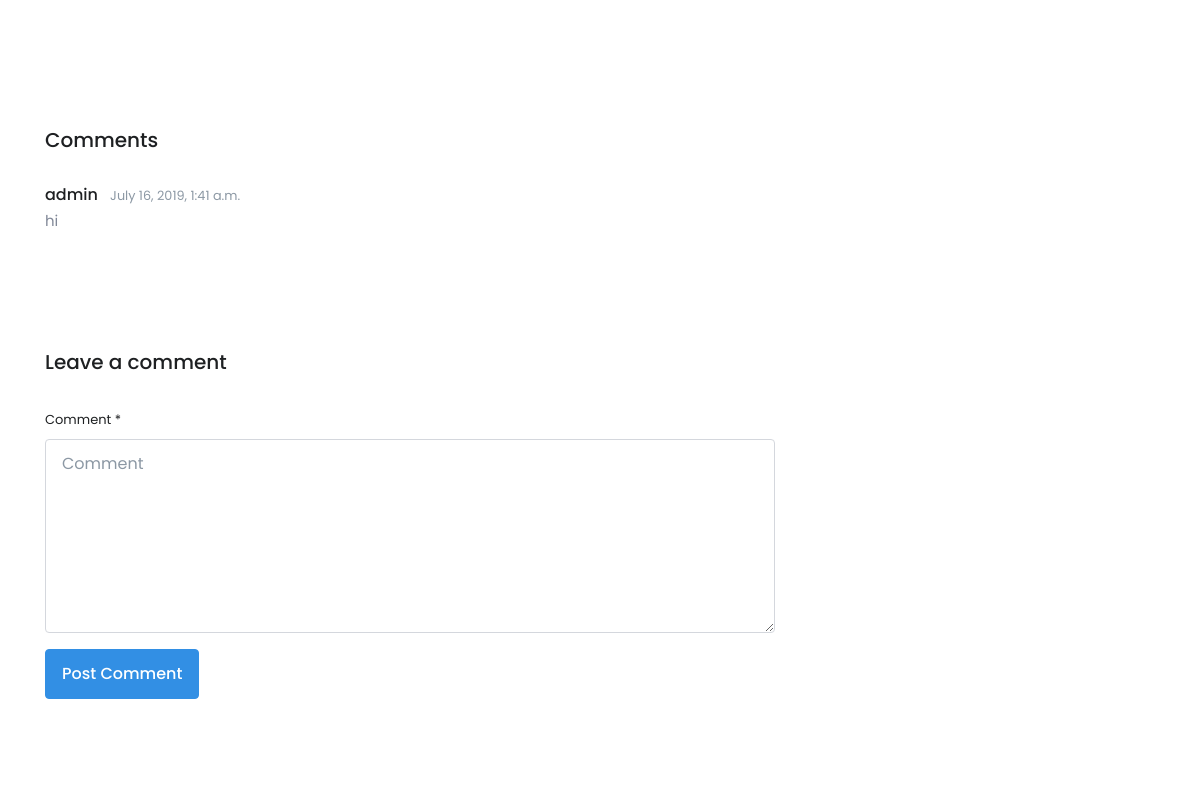
/blog_detail/flsa-overtime-wage-claim/ (middle part), run on an earlier commit of the app's database.
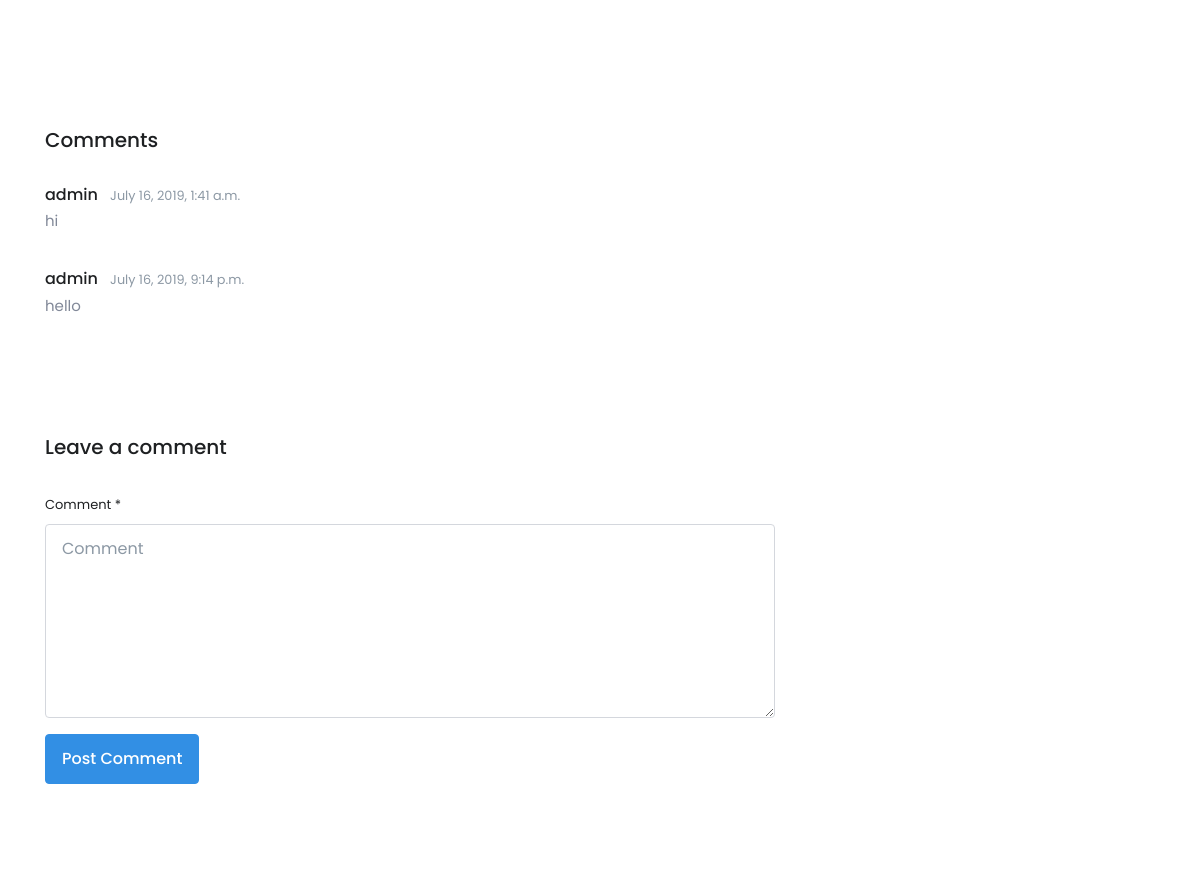
And on a later commit of the database.
### blogs/models.py (models this page shows)
class BaseModel(models.Model):
    created_at = models.DateTimeField(auto_now_add=True)
    updated_at = models.DateTimeField(auto_now=True)
    is_active = models.BooleanField(default=True)
    class Meta:
        abstract = True

class Comment(BaseModel):
    user = models.ForeignKey(settings.AUTH_USER_MODEL, on_delete=models.CASCADE)
    blog = models.ForeignKey(Blog, on_delete=models.CASCADE)
    content = models.TextField()
    def __str__(self):
        return self.content

### accounts/models.py (models this page shows, shortened)
class User(AbstractUser):
    first_name = models.CharField(max_length=150)
    last_name = models.CharField(max_length=150)
    profile_picture = models.ImageField(upload_to='profile-pictures/', blank=True)
    email = models.EmailField(unique=True, max_length=75)
    phone = PhoneNumberField(blank=True, default=None, null=True)
    address = models.CharField(null=True, default=None, max_length=150, blank=True)
    username = models.CharField(null=True, max_length=150, default=None, blank=True)
    company_name = models.CharField(max_length=200, default='')
    position_company = models.CharField(max_length=200, default='')
    created_at = models.DateTimeField(auto_now_add=True)
    updated_at = models.DateTimeField(auto_now=True)
    subscription = models.BooleanField(default=False)
    USERNAME_FIELD = 'email'
    REQUIRED_FIELDS = ['username']

### blogs/views.py (the view, shortened to what this page needs)
# urls.py: url(r'^blog_detail/(?P<slug>[-\w\d]+)/$', views.BlogDetailView.as_view(), name='blog-detail'),
class BlogDetailView(TemplateView):
    template_name = 'blog_detail.html'
    def get(self, request, slug):
        print(slug)
        blog = Blog.objects.get(is_active=True, slug=slug)
        comments = Comment.objects.filter(blog=blog)
        print(comments)
        return render(request, self.template_name, {'blog': blog, 'comments': comments})

### blogs/models.py (called while the page is built)
    def __str__(self):
        return self.title

### mysite/templates/blog_detail.html (shortened to what this page needs)
{% extends 'base.html' %}
{% load static %}
{% block content %}
    <main class="main-content">
        <section id="read-all" class="section pt-9">
            <div class="container">
                <div class="row">
                    <div class="col-lg-8">
                        <p>
                        <div id="comments" class="clearfix mb-9 pt-9">
                            <h3 class="h5 mb-3">Comments</h3>
                            <ul class="media-list m-0 p-0">
                                {% for comment in comments %}
                                    <li class="media mt-5">
                                        <div class="media-body">
                                            <h4 class="h6 mb-1">{{ comment.user.username }} <span
                                                    class="small ml-2 text-muted">{{ comment.created_at }}</span></h4>
                                            <p class="mb-1">
                                                {{ comment.content }}
                                            </p>
                                        </div>
                                    </li>
                                {% endfor %}
                            </ul>
                        </div>
                        <div class="clearfix pt-7 mb-6 mb-lg-0">
                            <h3 class="h5 mb-5">Leave a comment</h3>
                            <form action="{% url 'blogs:blog-comment' slug=blog.slug %}" method="post">
                                <div class="form-group">
                                    <div class="row">
                                        <div class="col-sm-12">
                                            <label>Comment <span class="required">*</span></label>
                                            <textarea name="comment" id="comment" maxlength="5000" rows="7"
                                                      placeholder="Comment" class="form-control"></textarea>
                                        </div>
                                    </div>
                                </div>
                                <div class="row">
                                    <div class="col-sm-12">
                                        <button name="submit" type="submit" id="Button1"
                                                class="btn btn-primary transition-hover">Post Comment
                                        </button>
                                    </div>
                                </div>
                            </form>
                        </div>
                    </div>
                    <div class="col-lg-4">
                    </div>
                </div>
            </div>
        </section>
    </main>
{% endblock %}

What changed in the data, as far as the page shows it:
added Comment: user.username "admin", created_at "July 16, 2019, 9:14 p.m.", content "hello"
